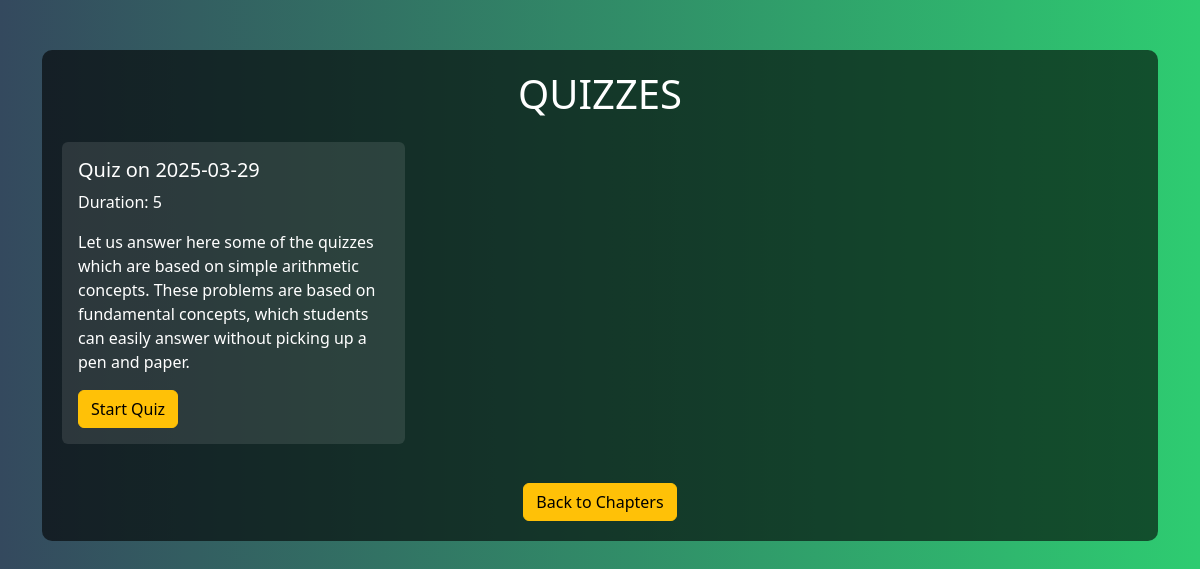
The app's page /quizzes/1 (signed in) with its own data.
### tables this page shows
CREATE TABLE quizzes (
            id INTEGER PRIMARY KEY AUTOINCREMENT,
            chapter_id INTEGER,
            date_of_quiz TEXT,
            time_duration TEXT,
            remarks TEXT,
            FOREIGN KEY (chapter_id) REFERENCES chapters (id)
        );

### app.py (the view)
@app.route('/quizzes/<int:chapter_id>')
def view_quizzes(chapter_id):
    if 'user' not in session:
        return redirect(url_for('login'))
    conn = sqlite3.connect('quiz_master.db')
    cursor = conn.cursor()
    cursor.execute("SELECT name, subject_id FROM chapters WHERE id = ?", (chapter_id,))
    chapter_info = cursor.fetchone()
    chapter_name = chapter_info[0]
    subject_id = chapter_info[1]
    cursor.execute("SELECT id, date_of_quiz, time_duration, remarks FROM quizzes WHERE chapter_id = ?", (chapter_id,))
    quizzes = cursor.fetchall()
    conn.close()
    return render_template('quizzes.html', quizzes=quizzes, chapter_name=chapter_name, chapter_id=chapter_id, subject_id=subject_id)

### templates/quizzes.html (shortened to what this page needs)
<!DOCTYPE html>
<html lang="en">
<head>
    <link rel="stylesheet" href="https://cdn.jsdelivr.net/npm/bootstrap@5.3.0/dist/css/bootstrap.min.css">
</head>
<body>
    <div class="container">
        <div class="quizzes-container">
            <h1 class="text-center mb-4">QUIZZES</h1>
            <div class="row">
                {% for quiz in quizzes %}
                <div class="col-md-4">
                    <div class="card quiz-card">
                        <div class="card-body">
                            <h5 class="card-title">Quiz on {{ quiz[1] }}</h5>
                            <p class="card-text">Duration: {{ quiz[2] }}</p>
                            <p class="card-text">{{ quiz[3] or 'No additional remarks' }}</p>
                            <a href="/take_quiz/{{ quiz[0] }}" class="btn btn-warning">Start Quiz</a>
                        </div>
                    </div>
                </div>
                {% endfor %}
            </div>
            <div class="text-center mt-4">
                <a href="/chapters/{{ subject_id }}" class="btn btn-warning">Back to Chapters</a>
            </div>
        </div>
    </div>
</body>
</html>

### templates/quizzes.html (style rules this page uses)
body { background: linear-gradient(to right, #34495e, #2ecc71); min-height: 100vh; color: white; }
.quizzes-container { background-color: rgba(0, 0, 0, 0.6); border-radius: 10px; padding: 20px; margin-top: 50px; }
.quiz-card { background-color: rgba(255, 255, 255, 0.1); border: none; margin-bottom: 15px; transition: transform 0.3s; }
.quiz-card .card-body { color: white; }

### records on screen
quizzes: date_of_quiz "2025-03-29", time_duration "5", remarks "Let us answer here some of the quizzes which are based on simple arithmetic concepts. These problems are based on fundamental concepts, which students can easily answer without picking up a pen and paper."
